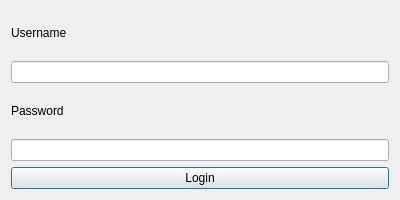
<?xml version="1.0" encoding="UTF-8"?>
<ui version="4.0">
 <class>LoginDialog</class>
 <widget class="QDialog" name="LoginDialog">
  <property name="geometry">
   <rect>
    <x>0</x>
    <y>0</y>
    <width>400</width>
    <height>200</height>
   </rect>
  </property>
  <property name="windowTitle">
   <string>Login</string>
  </property>
  <layout class="QVBoxLayout" name="verticalLayout">
   <item>
    <widget class="QLabel" name="label_username">
     <property name="text">
      <string>Username</string>
     </property>
    </widget>
   </item>
   <item>
    <widget class="QLineEdit" name="username_input"/>
   </item>
   <item>
    <widget class="QLabel" name="label_password">
     <property name="text">
      <string>Password</string>
     </property>
    </widget>
   </item>
   <item>
    <widget class="QLineEdit" name="password_input">
     <property name="echoMode">
      <enum>QLineEdit::Password</enum>
     </property>
    </widget>
   </item>
   <item>
    <widget class="QPushButton" name="login_button">
     <property name="text">
      <string>Login</string>
     </property>
    </widget>
   </item>
  </layout>
 </widget>
 <resources/>
 <connections/>
</ui>
